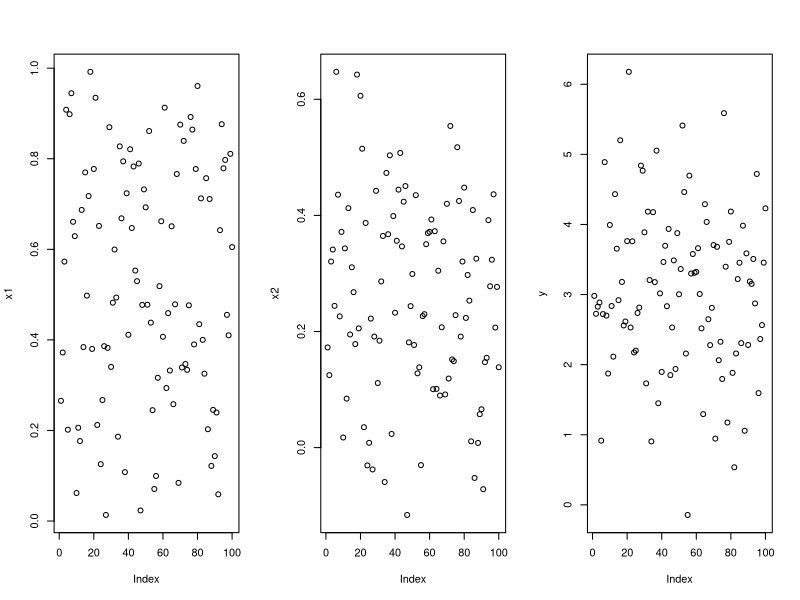
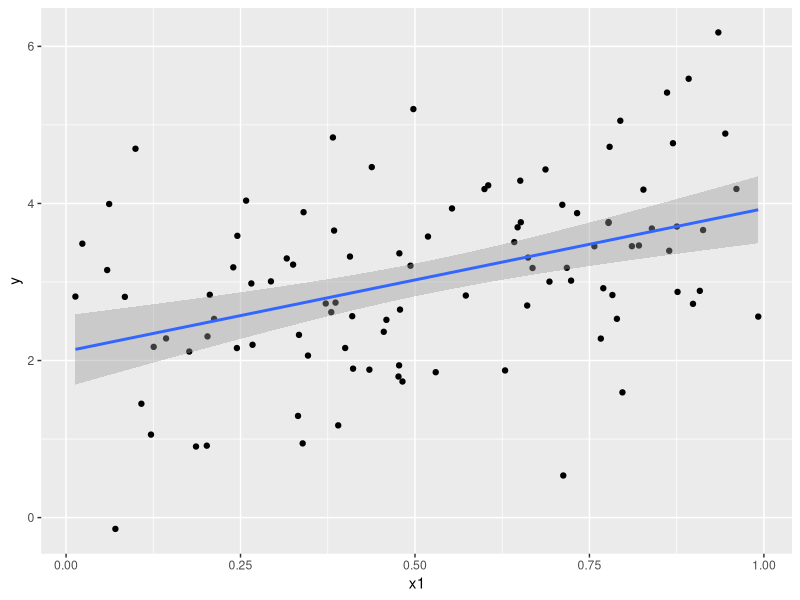

R code for these plots, in order:
## ---- chunk 1
LibraryList<-c("tidyverse", "broom", "ggplot2","modelr")
for (TheLibrary in LibraryList)
{
  if(TheLibrary %in% rownames(installed.packages()) == FALSE) install.packages(TheLibrary)
}
library(tidyverse)
library(broom)
library(ggplot2)
library(modelr)
set.seed(1)  # make sure everybody will have the same "random" numbers
x1 <- runif(100)
x2 <- 0.5 * x1 + rnorm(100) / 10
y <- 2 + 2 * x1 + rnorm(100)
collinearity <- tibble(x1 = x1, x2 = x2, y = y)
## ---- chunk 2
cor(x1, x2)

## ---- chunk 3


(fit0<-lm(y~x1+x2))

par(mfrow=c(1,3))
plot(x1)
plot(x2)
plot(y)
summary(fit0)$coefficients


## ---- chunk 4

(fit1<-lm(y~x1))
summary(fit1)$coefficients
ggplot(collinearity, aes(y = y, x = x1)) + geom_point() +
  geom_smooth(method = "lm", formula = y ~ x)


## ---- chunk 5
set.seed(2) 
new_data <- tibble(y = 2 + 2 * x1 + rnorm(100))
c(mse(fit0, new_data), mse(fit1, new_data))


rp <- resample_partition(collinearity, c(train = 0.7, test = 0.3))
training_set <- as.tibble(rp$train)
testing_set <- as.tibble(rp$test)

c(mse(fit0, testing_set), mse(fit1, testing_set))


